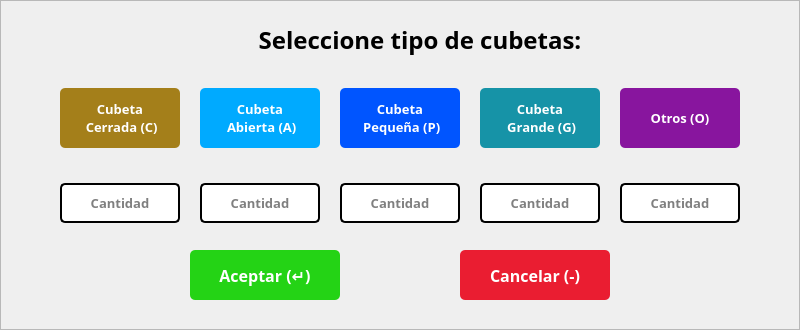
   <widget class="QFrame" name="frmCubetas">
    <property name="geometry">
     <rect>
      <x>560</x>
      <y>380</y>
      <width>800</width>
      <height>330</height>
     </rect>
    </property>
    <property name="styleSheet">
     <string notr="true">#frmCubetas{background-color: rgb(255, 255, 255);
color: rgb(0, 0, 0);
border:none;
border-radius: 10px;
border: 2px solid #D9D9D9;}</string>
    </property>
    <property name="frameShape">
     <enum>QFrame::StyledPanel</enum>
    </property>
    <property name="frameShadow">
     <enum>QFrame::Raised</enum>
    </property>
    <widget class="QLabel" name="btnPrimerColor">
     <property name="geometry">
      <rect>
       <x>60</x>
       <y>88</y>
       <width>120</width>
       <height>60</height>
      </rect>
     </property>
     <property name="font">
      <font>
       <family>Poppins</family>
       <pointsize>10</pointsize>
       <weight>75</weight>
       <bold>true</bold>
      </font>
     </property>
     <property name="styleSheet">
      <string notr="true">background-color: #a47f1a;
color: rgb(255, 255, 255);
border:none;
border-radius: 5px;</string>
     </property>
     <property name="text">
      <string>Cubeta 
 Cerrada (C)</string>
     </property>
     <property name="alignment">
      <set>Qt::AlignCenter</set>
     </property>
    </widget>
    <widget class="QLabel" name="btnSegundoColor">
     <property name="geometry">
      <rect>
       <x>200</x>
       <y>88</y>
       <width>120</width>
       <height>60</height>
      </rect>
     </property>
     <property name="font">
      <font>
       <family>Poppins</family>
       <pointsize>10</pointsize>
       <weight>75</weight>
       <bold>true</bold>
      </font>
     </property>
     <property name="styleSheet">
      <string notr="true">background-color: rgb(0, 170, 255);
color: rgb(255, 255, 255);
border-radius: 5px;</string>
     </property>
     <property name="text">
      <string>Cubeta 
 Abierta (A)</string>
     </property>
     <property name="alignment">
      <set>Qt::AlignCenter</set>
     </property>
    </widget>
    <widget class="QLabel" name="btnTercerColor">
     <property name="geometry">
      <rect>
       <x>340</x>
       <y>88</y>
       <width>120</width>
       <height>60</height>
      </rect>
     </property>
     <property name="font">
      <font>
       <family>Poppins</family>
       <pointsize>10</pointsize>
       <weight>75</weight>
       <bold>true</bold>
      </font>
     </property>
     <property name="styleSheet">
      <string notr="true">background-color: rgb(0, 85, 255);
color: rgb(255, 255, 255);
border:none;
border-radius: 5px;</string>
     </property>
     <property name="text">
      <string>Cubeta 
 Pequeña (P)</string>
     </property>
     <property name="alignment">
      <set>Qt::AlignCenter</set>
     </property>
    </widget>
    <widget class="QLabel" name="btnCuartoColor">
     <property name="geometry">
      <rect>
       <x>480</x>
       <y>88</y>
       <width>120</width>
       <height>60</height>
      </rect>
     </property>
     <property name="font">
      <font>
       <family>Poppins</family>
       <pointsize>10</pointsize>
       <weight>75</weight>
       <bold>true</bold>
      </font>
     </property>
     <property name="styleSheet">
      <string notr="true">background-color: #1693a7;
color: rgb(255, 255, 255);
border:none;
border-radius: 5px;</string>
     </property>
     <property name="text">
      <string>Cubeta 
 Grande (G)</string>
     </property>
     <property name="alignment">
      <set>Qt::AlignCenter</set>
     </property>
    </widget>
    <widget class="QLabel" name="btnQuintoColor">
     <property name="geometry">
      <rect>
       <x>620</x>
       <y>88</y>
       <width>120</width>
       <height>60</height>
      </rect>
     </property>
     <property name="font">
      <font>
       <family>Poppins</family>
       <pointsize>10</pointsize>
       <weight>75</weight>
       <bold>true</bold>
      </font>
     </property>
     <property name="styleSheet">
      <string notr="true">background-color: #88159e;
color: rgb(255, 255, 255);
border:none;
border-radius: 5px;</string>
     </property>
     <property name="text">
      <string>Otros (O)</string>
     </property>
     <property name="alignment">
      <set>Qt::AlignCenter</set>
     </property>
    </widget>
    <widget class="QLineEdit" name="txtCantidadPrimeraVariedad">
     <property name="geometry">
      <rect>
       <x>60</x>
       <y>183</y>
       <width>120</width>
       <height>40</height>
      </rect>
     </property>
     <property name="font">
      <font>
       <family>Poppins</family>
       <pointsize>10</pointsize>
       <weight>75</weight>
       <bold>true</bold>
      </font>
     </property>
     <property name="styleSheet">
      <string notr="true">background-color: rgb(255, 255, 255);
color: rgb(0, 0, 0);
border-radius: 5px;
border: 2px solid #000;
padding: 5px</string>
     </property>
     <property name="text">
      <string/>
     </property>
     <property name="alignment">
      <set>Qt::AlignCenter</set>
     </property>
     <property name="placeholderText">
      <string>Cantidad</string>
     </property>
    </widget>
    <widget class="QLineEdit" name="txtCantidadSegundaVariedad">
     <property name="geometry">
      <rect>
       <x>200</x>
       <y>183</y>
       <width>120</width>
       <height>40</height>
      </rect>
     </property>
     <property name="font">
      <font>
       <family>Poppins</family>
       <pointsize>10</pointsize>
       <weight>75</weight>
       <bold>true</bold>
      </font>
     </property>
     <property name="styleSheet">
      <string notr="true">background-color: rgb(255, 255, 255);
color: rgb(0, 0, 0);
border-radius: 5px;
border: 2px solid #000;
padding: 5px</string>
     </property>
     <property name="text">
      <string/>
     </property>
     <property name="alignment">
      <set>Qt::AlignCenter</set>
     </property>
     <property name="placeholderText">
      <string>Cantidad</string>
     </property>
    </widget>
    <widget class="QLineEdit" name="txtCantidadTerceraVariedad">
     <property name="geometry">
      <rect>
       <x>340</x>
       <y>183</y>
       <width>120</width>
       <height>40</height>
      </rect>
     </property>
     <property name="font">
      <font>
       <family>Poppins</family>
       <pointsize>10</pointsize>
       <weight>75</weight>
       <bold>true</bold>
      </font>
     </property>
     <property name="styleSheet">
      <string notr="true">background-color: rgb(255, 255, 255);
color: rgb(0, 0, 0);
border-radius: 5px;
border: 2px solid #000;
padding: 5px</string>
     </property>
     <property name="text">
      <string/>
     </property>
     <property name="alignment">
      <set>Qt::AlignCenter</set>
     </property>
     <property name="placeholderText">
      <string>Cantidad</string>
     </property>
    </widget>
    <widget class="QLineEdit" name="txtCantidadCuartaVariedad">
     <property name="geometry">
      <rect>
       <x>480</x>
       <y>183</y>
       <width>120</width>
       <height>40</height>
      </rect>
     </property>
     <property name="font">
      <font>
       <family>Poppins</family>
       <pointsize>10</pointsize>
       <weight>75</weight>
       <bold>true</bold>
      </font>
     </property>
     <property name="styleSheet">
      <string notr="true">background-color: rgb(255, 255, 255);
color: rgb(0, 0, 0);
border-radius: 5px;
border: 2px solid #000;
padding: 5px</string>
     </property>
     <property name="text">
      <string/>
     </property>
     <property name="alignment">
      <set>Qt::AlignCenter</set>
     </property>
     <property name="placeholderText">
      <string>Cantidad</string>
     </property>
    </widget>
    <widget class="QLineEdit" name="txtCantidadQuintaVariedad">
     <property name="geometry">
      <rect>
       <x>620</x>
       <y>183</y>
       <width>120</width>
       <height>40</height>
      </rect>
     </property>
     <property name="font">
      <font>
       <family>Poppins</family>
       <pointsize>10</pointsize>
       <weight>75</weight>
       <bold>true</bold>
      </font>
     </property>
     <property name="styleSheet">
      <string notr="true">background-color: rgb(255, 255, 255);
color: rgb(0, 0, 0);
border-radius: 5px;
border: 2px solid #000;
padding: 5px</string>
     </property>
     <property name="text">
      <string/>
     </property>
     <property name="alignment">
      <set>Qt::AlignCenter</set>
     </property>
     <property name="placeholderText">
      <string>Cantidad</string>
     </property>
    </widget>
    <widget class="QLabel" name="lblSeleccioneCubetas">
     <property name="geometry">
      <rect>
       <x>120</x>
       <y>20</y>
       <width>600</width>
       <height>40</height>
      </rect>
     </property>
     <property name="font">
      <font>
       <family>Poppins</family>
       <pointsize>18</pointsize>
       <weight>75</weight>
       <bold>true</bold>
      </font>
     </property>
     <property name="text">
      <string>Seleccione tipo de cubetas:</string>
     </property>
     <property name="alignment">
      <set>Qt::AlignCenter</set>
     </property>
    </widget>
    <widget class="QPushButton" name="btnAceptarFrmCubetas">
     <property name="geometry">
      <rect>
       <x>190</x>
       <y>250</y>
       <width>150</width>
       <height>50</height>
      </rect>
     </property>
     <property name="font">
      <font>
       <family>Poppins</family>
       <pointsize>12</pointsize>
       <weight>75</weight>
       <bold>true</bold>
      </font>
     </property>
     <property name="cursor">
      <cursorShape>PointingHandCursor</cursorShape>
     </property>
     <property name="styleSheet">
      <string notr="true">background-color: rgb(36, 211, 21);
color: rgb(255, 255, 255);
border:none;
border-radius: 5px;</string>
     </property>
     <property name="text">
      <string>Aceptar (↵)</string>
     </property>
     <property name="flat">
      <bool>false</bool>
     </property>
    </widget>
    <widget class="QPushButton" name="btnCancelarFrmCubetas">
     <property name="geometry">
      <rect>
       <x>460</x>
       <y>250</y>
       <width>150</width>
       <height>50</height>
      </rect>
     </property>
     <property name="font">
      <font>
       <family>Poppins</family>
       <pointsize>12</pointsize>
       <weight>75</weight>
       <bold>true</bold>
      </font>
     </property>
     <property name="cursor">
      <cursorShape>PointingHandCursor</cursorShape>
     </property>
     <property name="styleSheet">
      <string notr="true">background-color: rgb(234, 29, 49);
color: rgb(255, 255, 255);
border:none;
border-radius: 5px;</string>
     </property>
     <property name="text">
      <string>Cancelar (-)</string>
     </property>
    </widget>
   </widget>
